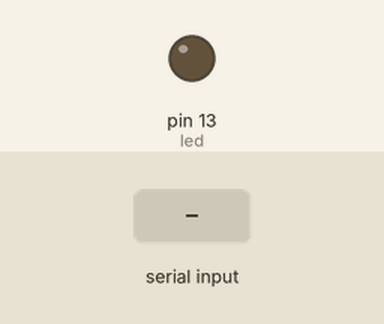
This sketch was run on a simulated Arduino Uno, built with avr-gcc and run on an emulated ATmega328P. Shown: output pins drawn as LEDs (lit = HIGH). The test bench sets the inputs (shaded band).

Above: at 1.2 s.
1.3 s: "1" received over Serial
At 1.7 s:
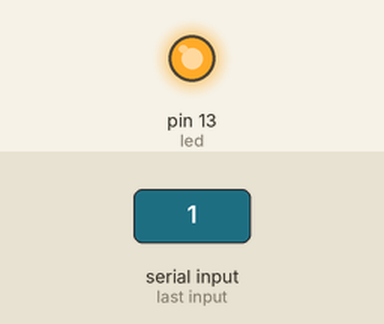
2.8 s: "0" received over Serial
At 4.1 s:
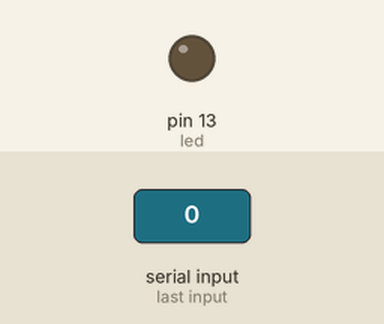
Timing chart, 0 to 5.8 s (numbered marks = the images above; inputs shaded):
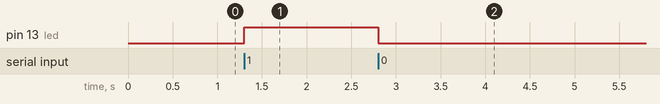

The sketch:

arduino_python.ino
```cpp
// Definir variable
int led = 13;
char comando;

void setup() {
  // put your setup code here, to run once:
  pinMode(led,OUTPUT);
  Serial.begin(9600);
}

void loop() {
  // put your main code here, to run repeatedly:

  if(Serial.available()) {

    comando = Serial.read();

    if( comando == '1') {
      digitalWrite(led,HIGH);
    }
    else if (comando == '0'){
      digitalWrite(led,LOW);
    }
  }
}
```

Measured:
- after the input at 1.3 s, pin 13 (led): LOW → HIGH at once
- after the input at 2.8 s, pin 13 (led): HIGH → LOW at once
